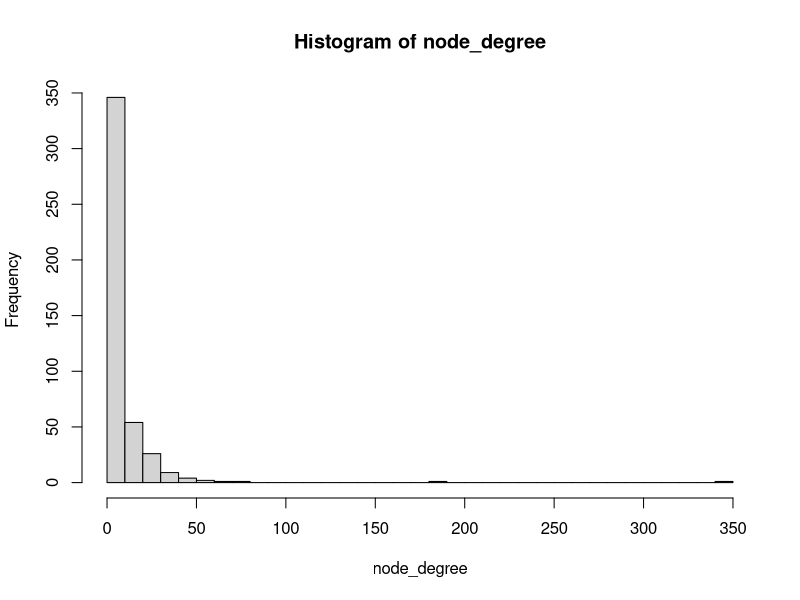
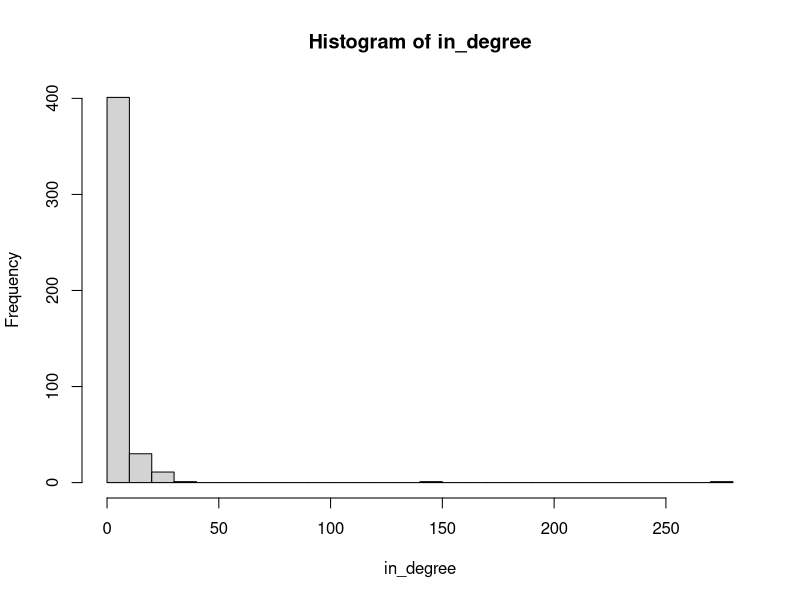
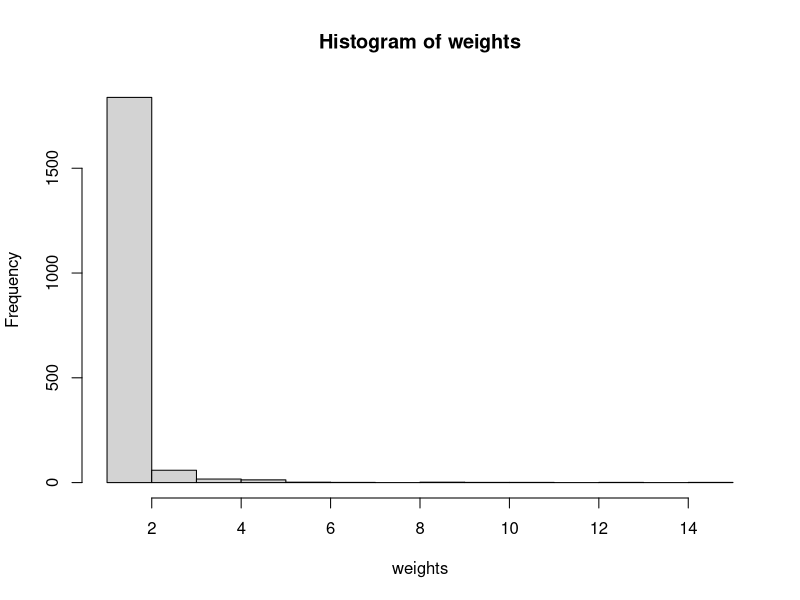
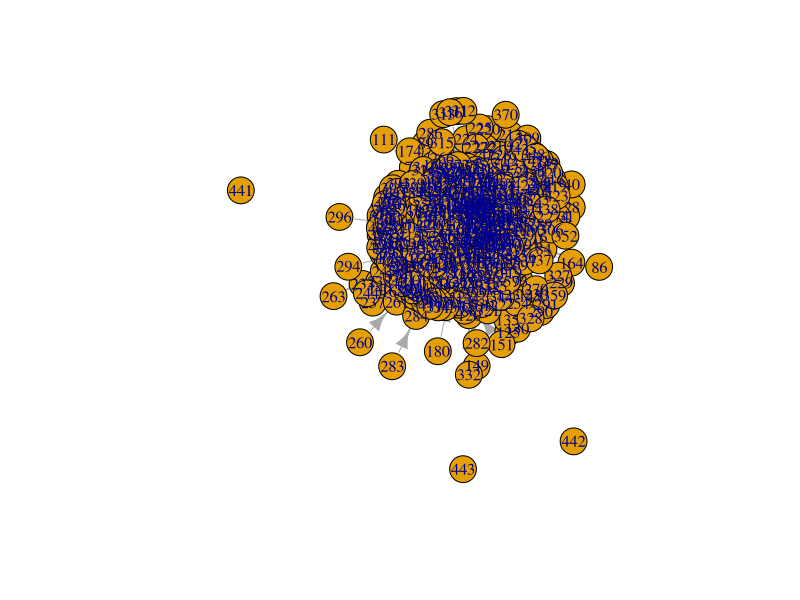
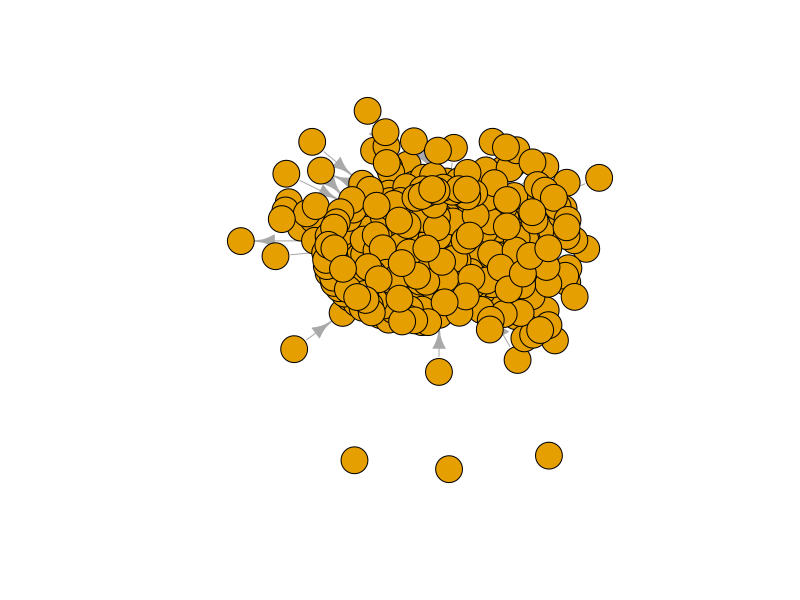
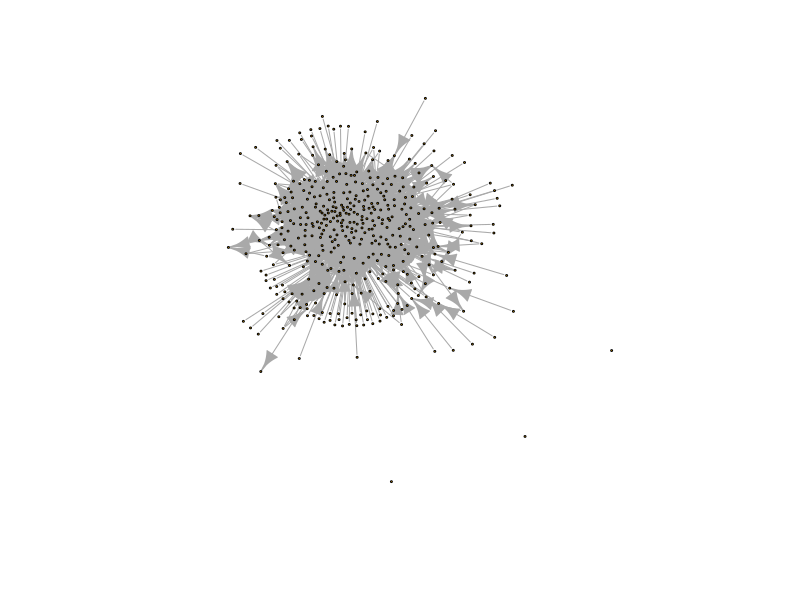
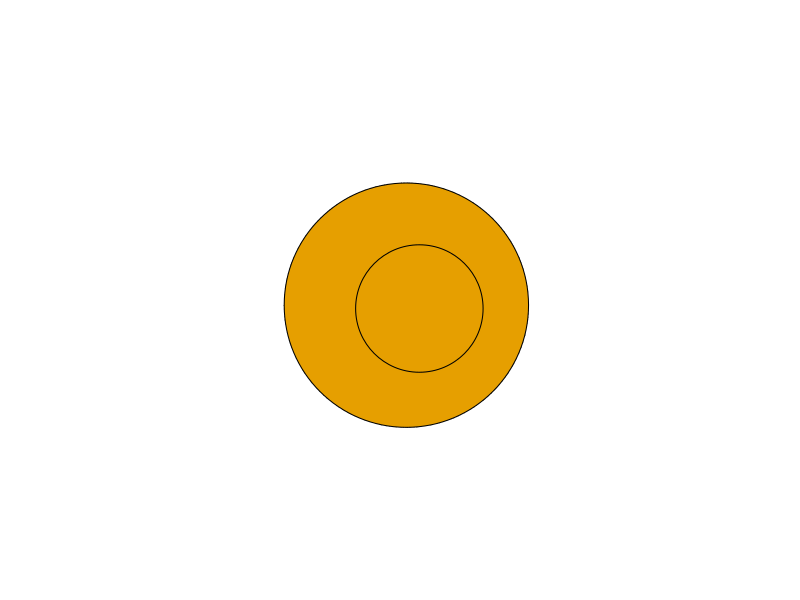
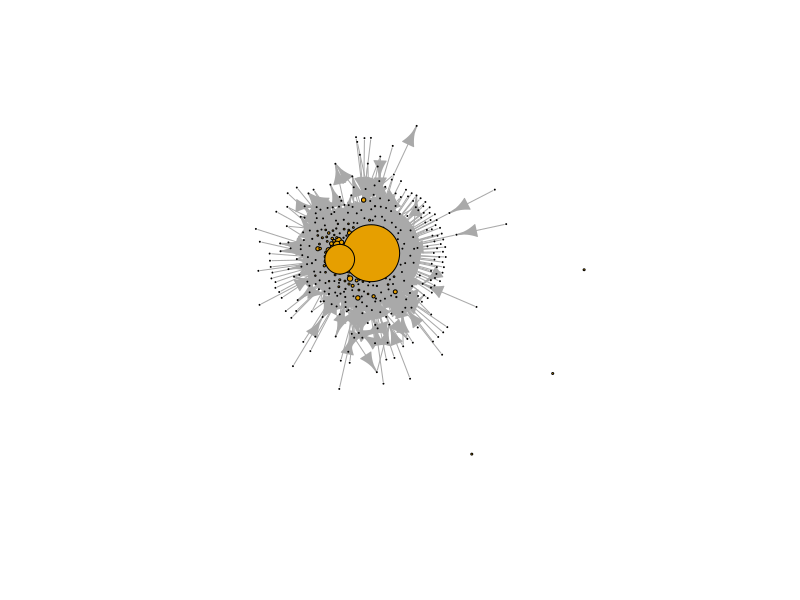

Write R code to recreate these figures, in order.
## ---- chunk 1
knitr::opts_chunk$set(echo = TRUE)
## ---- chunk 2
library(tidyverse)
## ---- chunk 3
library(igraph)
## ---- chunk 4
ties <- read_csv("data/dlt1-edgelist.csv", 
                 col_types = cols(Sender = col_character(), 
                                  Receiver = col_character(), 
                                  `Category Text` = col_skip(), 
                                  `Comment ID` = col_character(), 
                                  `Discussion ID` = col_character()))

ties
## ---- chunk 5
actors <- read_csv("data/dlt1-nodes.csv", 
                   col_types = cols(UID = col_character(), 
                                    Facilitator = col_character(), 
                                    expert = col_character(), 
                                    connect = col_character()))
## ---- chunk 6

## ---- chunk 7
network <- graph_from_data_frame(d = ties, 
                                 vertices = actors, 
                                 directed = T) 

network
## ---- chunk 8
simple_network <- simplify(network, remove.loops = TRUE) 

simple_network
## ---- chunk 9
edge_weights <- count(ties, Sender, Receiver)

edge_weights
## ---- chunk 10
E(network)$weight <- 1  
## ---- chunk 11
network
## ---- chunk 12
weighted_network <- simplify(network,
                             edge.attr.comb = list(weight="sum")
                             )
## ---- chunk 13
node_degree <- degree(weighted_network, mode = "all")
## ---- chunk 14
hist(node_degree, breaks = 30)
## ---- chunk 15
mean(node_degree)
median(node_degree)
## ---- chunk 16
in_degree <- degree(weighted_network, mode="in")

hist(in_degree, breaks = 30)
mean(in_degree)
median(in_degree)
## ---- chunk 17

## ---- chunk 18
weights <- E(weighted_network)$weight

hist(weights, breaks = 10)
mean(weights)
median(weights)

## ---- chunk 19

## ---- chunk 20
plot(weighted_network)

## ---- chunk 21
plot(weighted_network,
     vertex.label = NA)
## ---- chunk 22
plot(weighted_network,
     vertex.label = NA,
     vertex.size = 1)
## ---- chunk 23
plot(weighted_network,
     vertex.label = NA,
     vertex.size = node_degree)
## ---- chunk 24
plot(weighted_network,
     vertex.label = NA,
     vertex.size = node_degree/10)
## ---- chunk 25
plot(weighted_network,
     vertex.label = NA,
     vertex.size = node_degree*.1,
     edge.arrow.size = .04)
## ---- chunk 26
plot(weighted_network,
     vertex.label = NA,
     vertex.size = node_degree*.05,
     edge.arrow.size = .04,
     edge.width = .2)
## ---- chunk 27
plot(weighted_network,
     vertex.label = NA,
     vertex.size = node_degree*.1,
     edge.arrow.size = .04,
     edge.width = E(weighted_network)$weight)
## ---- chunk 28
plot(weighted_network,
     vertex.label = NA,
     vertex.size = node_degree*.05,
     edge.arrow.size = .05,
     edge.width = E(weighted_network)$weight/5)
## ---- chunk 29
plot(weighted_network,
     vertex.label = NA,
     vertex.size = node_degree*.05,
     edge.arrow.size = .05,
     edge.width = E(weighted_network)$weight/5,
     layout = layout_with_fr)
## ---- chunk 30

plot(weighted_network,
     vertex.label = NA,
     vertex.size = node_degree*.05,
     edge.arrow.size = .05,
     edge.width = E(weighted_network)$weight/5,
     layout = layout_in_circle)

## ---- chunk 31
plot(weighted_network,
     vertex.label = NA,
     vertex.size = node_degree*.05,
     edge.arrow.size = .05,
     edge.width = E(weighted_network)$weight/5,
     layout = layout_with_fr)
